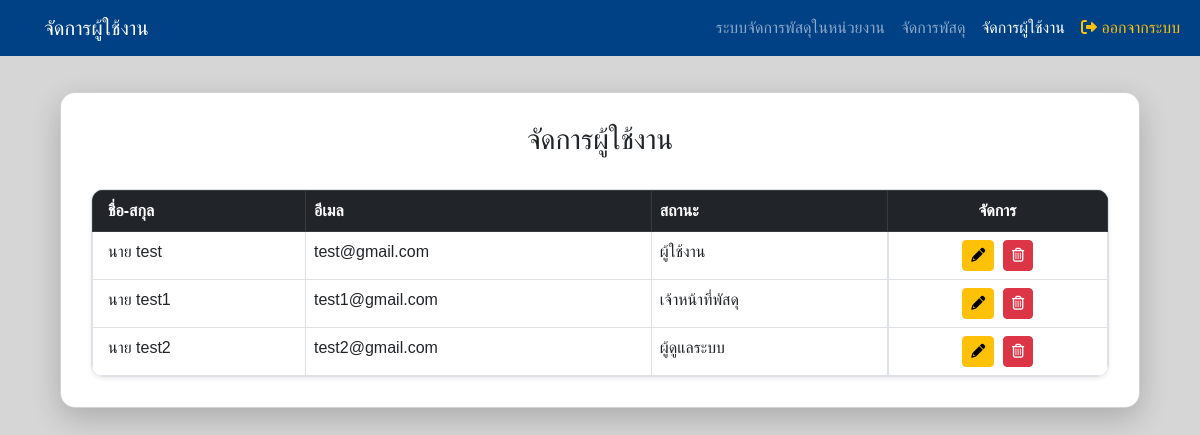
Page /user_management.php (signed in) on the committed database.
### tables this page shows
CREATE TABLE `users` (
  `id` int(11) NOT NULL,
  `prefix` varchar(10) NOT NULL,
  `fullname` varchar(255) NOT NULL,
  `email` varchar(255) NOT NULL,
  `password` varchar(255) NOT NULL,
  `userrole` enum('user','admin','superadmin') NOT NULL DEFAULT 'user',
  `reset_token` varchar(255) DEFAULT NULL,
  `reset_expiry` datetime DEFAULT NULL
);

### user_management.php (the view, shortened to what this page needs)
<?php
require_once 'db.php';
$userrole = $_SESSION['user_role'];
if ($userrole == 'admin' || $userrole == 'superadmin') {
    $sql = "SELECT * FROM users";
    $result = $conn->query($sql);
} else {
    header("Location: index.php");
    exit();
}
$user_id = $_SESSION['user_id'];
$stmt = $conn->prepare("SELECT userrole FROM users WHERE id = ?");
$stmt->bind_param("i", $user_id);
$stmt->execute();
$stmt->bind_result($userrole);
?>
<!DOCTYPE html>
<html lang="th">
<head>
    <link href="https://cdn.jsdelivr.net/npm/bootstrap@5.3.0/dist/css/bootstrap.min.css" rel="stylesheet">
    <link href="https://cdnjs.cloudflare.com/ajax/libs/font-awesome/6.0.0-beta3/css/all.min.css" rel="stylesheet">
</head>
<body>
    <nav class="navbar navbar-expand-lg navbar-dark" style="background-color: #004085; padding-left: 2rem;">
        <div class="container-fluid">
            <a class="navbar-brand" href="dashboard.php">จัดการผู้ใช้งาน</a>
            <div class="collapse navbar-collapse" id="navbarNav">
                <ul class="navbar-nav ms-auto">
                    <li class="nav-item">
                        <a class="nav-link" href="dashboard.php">ระบบจัดการพัสดุในหน่วยงาน</a>
                    </li>
                    <li class="nav-item">
                        <a class="nav-link" href="parcel_management.php">จัดการพัสดุ</a>
                    </li>
                    <?php if (isset($_SESSION['user_role']) && ($_SESSION['user_role'] === 'admin' || $_SESSION['user_role'] === 'superadmin')): ?>
                    <li class="nav-item">
                        <a class="nav-link active" href="user_management.php">จัดการผู้ใช้งาน</a>
                    </li>
                    <?php endif; ?>
                    <li class="nav-item">
                        <a class="nav-link text-warning" href="logout.php">
                            <i class="fas fa-sign-out-alt"></i> ออกจากระบบ
                        </a>
                    </li>
                </ul>
            </div>
        </div>
    </nav>
    <div class="card">
        <?php if (isset($result) && $result->num_rows > 0): ?>
        <div class="header-card">
            <h3>จัดการผู้ใช้งาน</h3><br>
        </div>
        <?php endif; ?>
        <br>
        <?php if (isset($result) && $result->num_rows > 0): ?>
        <div class="table-responsive table-rounded shadow-sm">
            <table class="table table-bordered table-hover data-table mb-0">
                <thead class="table-dark">
                    <tr>
                        <th>ชื่อ-สกุล</th>
                        <th>อีเมล</th>
                        <th>สถานะ</th>
                        <?php if ($userrole === 'superadmin'): ?>
                        <th class="text-center">จัดการ</th>
                        <?php endif; ?>
                    </tr>
                </thead>
                <tbody>
                    <?php while($row = $result->fetch_assoc()): ?>
                    <tr>
                        <td><?php echo htmlspecialchars($row['prefix']); ?>
                            <?php echo htmlspecialchars($row['fullname']); ?></td>
                        <td><?php echo htmlspecialchars($row['email']); ?></td>
                        <td>
                            <?php
                switch ($row['userrole']) {
                    case 'superadmin': echo 'ผู้ดูแลระบบ'; break;
                    case 'admin': echo 'เจ้าหน้าที่พัสดุ'; break;
                    case 'user': echo 'ผู้ใช้งาน'; break;
                }
            ?>
                        </td>
                        <?php if ($userrole === 'superadmin'): ?>
                        <td class="btn-action">
                            <a href="#" class="btn btn-warning btn-sm edit-btn" data-id="<?php echo $row['id']; ?>">
                                <i class="fa-solid fa-pencil"></i>
                            </a>
                            <a href="#" class="btn btn-danger btn-sm delete-btn" data-id="<?php echo $row['id']; ?>">
                                <i class="fa-regular fa-trash-can"></i>
                            </a>
                        </td>
                        <?php endif; ?>
                    </tr>
                    <?php endwhile; ?>
                </tbody>
            </table>
        </div>
        <?php else: ?>
        <h4 class="text-center">ไม่มีข้อมูล</h4>
        <?php endif; ?>
    </div>
</body>
</html>

### user_management.php (style rules this page uses)
body { background-color: #d6d6d6; font-family: 'Prompt', sans-serif; }
.card { padding: 30px; border-radius: 15px; box-shadow: 0px 10px 30px rgba(0, 0, 0, 0.2); background: white; margin-top: 50px; margin: 3% 5%; background-color: #ffffff; }
.header-card { display: flex; justify-content: center; }
.btn-action { display: flex; justify-content: center; align-items: center; }
.table-rounded { border-radius: 12px; border: 1px solid #dee2e6; }
tbody td:first-child, th:first-child { padding-left: 15px; }
.table td { white-space: nowrap; }

### rows in the picture
users: prefix "นาย", fullname "test", email "test@gmail.com", userrole "ผู้ใช้งาน"
users: prefix "นาย", fullname "test1", email "test1@gmail.com", userrole "เจ้าหน้าที่พัสดุ"
users: prefix "นาย", fullname "test2", email "test2@gmail.com", userrole "ผู้ดูแลระบบ"
